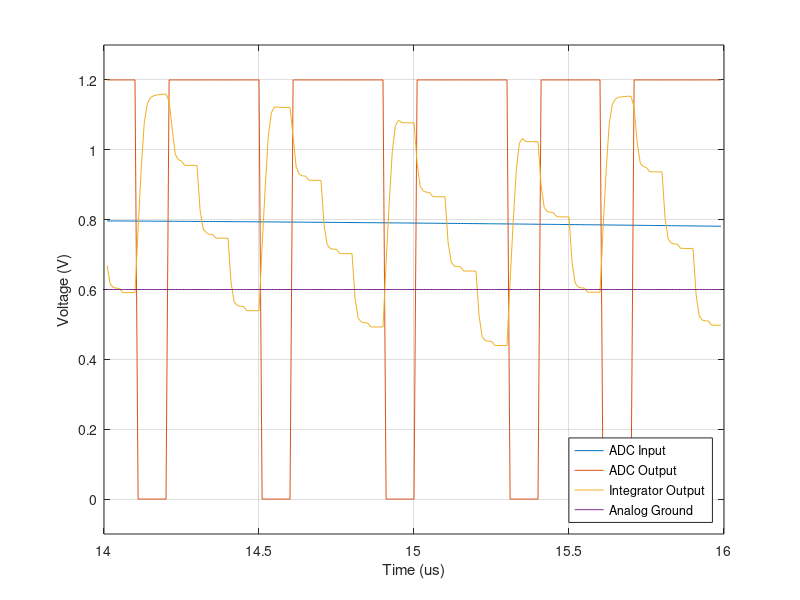

MATLAB code for this plot:
%% Load data
data = csvread('debug.csv', 1, 0);
time = data(:, 1) * 1e6;
interval = time >= 14 & time < 16;

time = time(interval);
integrator = data(interval, 2);
output = data(interval, 4);
signal = data(interval, 6);
agnd = data(interval, 8);

%% Plot power
plot(time, signal, time, output, time, integrator, time, agnd);
xlabel('Time (us)');
ylabel('Voltage (V)');
ylim([-0.1, 1.3]);
legend('ADC Input', 'ADC Output', 'Integrator Output', 'Analog Ground', 'Location', 'southeast');
grid on;
saveas(gcf, 'adc_cir_debug.eps', 'epsc');
